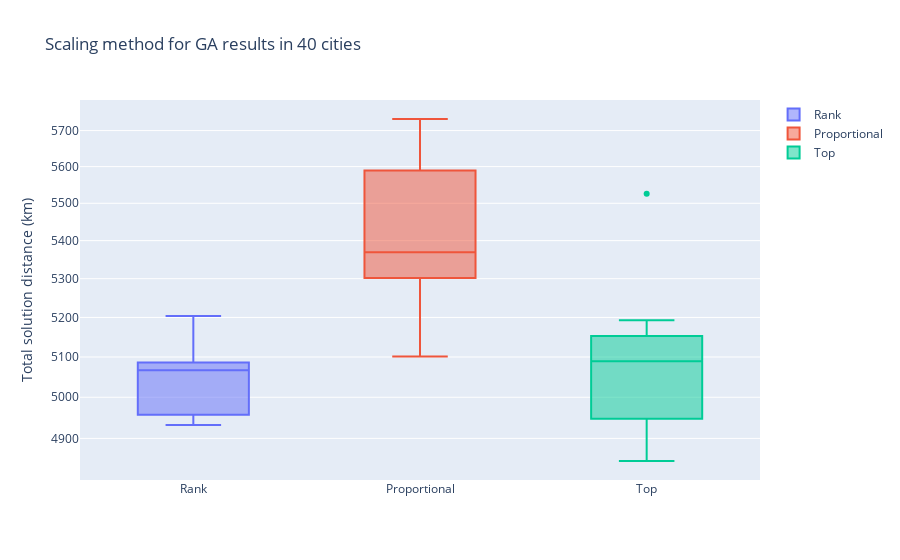

Notebook code cell kept with this figure:
### Code cell
data = [go.Box(y = dfs[0][col], name = name) for col, name in zip(col_40_cities, names)]

layout = go.Layout(
    title = "Scaling method for GA results in 40 cities",
    yaxis_title = 'Total solution distance (km)',
    yaxis = dict(
        type = 'log',
        autorange = True
    )
)

plotly.offline.iplot({'data':data, 'layout':layout})

### Figure 1 — Plotly figure (JSON) as saved in the notebook; plotly's stock layout.template omitted (floating-point values rounded to 4 significant figures)
{"data": [{"name": "Rank", "type": "box", "y": [5132.0, 5065.0, 5204.0, 5086.0, 5069.0, 5078.0, 4957.0, 4932.0, 5036.0, 4951.0]}, {"name": "Proportional", "type": "box", "y": [5589.0, 5101.0, 5643.0, 5461.0, 5302.0, 5733.0, 5143.0, 5335.0, 5341.0, 5397.0]}, {"name": "Top", "type": "box", "y": [4846.0, 4918.0, 4950.0, 5047.0, 5132.0, 5526.0, 5153.0, 4948.0, 5193.0, 5133.0]}], "layout": {"autosize": true, "title": {"text": "Scaling method for GA results in 40 cities"}, "xaxis": {"autorange": true, "range": [-0.5, 2.5], "type": "category"}, "yaxis": {"autorange": true, "range": [3.681, 3.762], "title": {"text": "Total solution distance (km)"}, "type": "log"}}}
